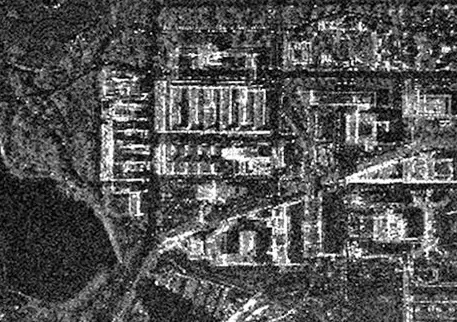
#> input picture teaching/SAR_speckle_and_filtering/cropped.png, 457 x 322 px
$ python process_SAR.py
#> lines starting #> are read from the running program, lines starting #| are printed output that depends on the picture
from PIL import Image
import numpy as np
import matplotlib.pyplot as plt
import csv

img = Image.open("cropped.png")
#> img is the input picture: PIL image 457x322 RGB; min 0, max 255, mean 82.7

arr = np.array(img)
arr = np.sum(arr,axis=2)

arr = arr[:250,:370]
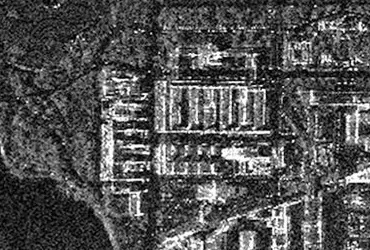
#> arr: shape (250, 370) uint64; min 0, max 765, mean 246.3; drawn with min black and max white

#plt.imshow(arr)
#plt.show()

lines = []
for row in arr:
	line = [str(x) for x in row]
	lines.append(line)
#> after the loop, lines = 250 items

with open('SAR_image.csv', 'w') as csvfile:
    writer = csv.writer(csvfile)
    writer.writerows(lines)
